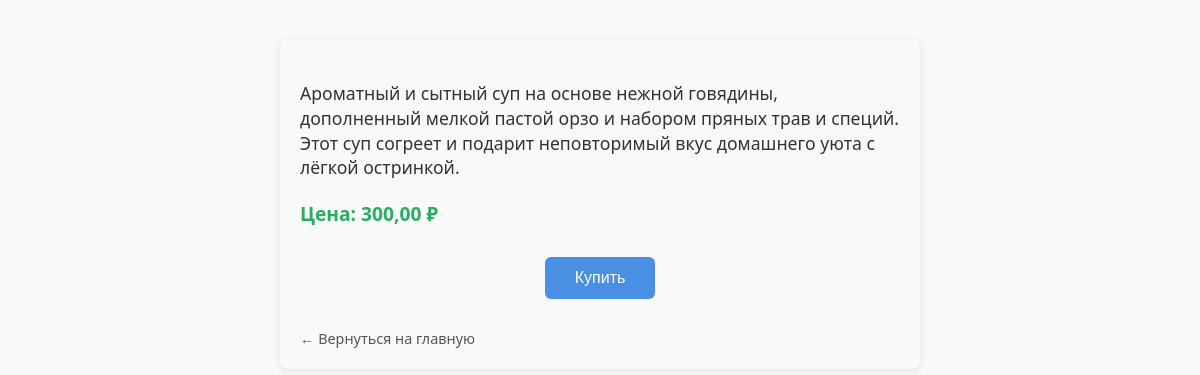
Page /dishes/3/ (signed in) on the committed database.
### dishes/models.py (models this page shows, shortened)
class Dish(models.Model):
    title = models.CharField(max_length=100)
    category = models.ForeignKey(Category, on_delete=models.CASCADE, related_name='dishes')
    image = models.ImageField(upload_to='dishes_image/', null=True, blank=True)
    description = models.TextField()
    price = models.DecimalField(max_digits=8, decimal_places=2)
    is_available = models.BooleanField(default=True)

### dishes/views.py (the view)
@login_required
def dishes_detail(request, pk):
    dish = get_object_or_404(Dish, pk=pk)
    return render(request, 'dishes/detail.html', {
        'dish': dish,
    })

### dishes/templates/dishes/detail.html (shortened to what this page needs)
<!DOCTYPE html>
<html lang="ru">
<head>
</head>
<body>
  <p class="description">{{ dish.description }}</p>
  <p class="price">Цена: {{ dish.price }} ₽</p>
  <form action="{% url 'dishes_buy' dish.pk %}" method="get">
    <button type="submit">Купить</button>
  </form>
  <a href="{% url 'index' %}" class="back-link">← Вернуться на главную</a>
</body>
</html>

### dishes/templates/dishes/detail.html (style rules this page uses)
body { font-family: 'Segoe UI', Tahoma, Geneva, Verdana, sans-serif; max-width: 600px; margin: 40px auto; padding: 20px; background: #f9f9f9; color: #333; border-radius: 8px; box-shadow: 0 2px 8px rgba(0,0,0,0.1); }
p.description { font-size: 1.1em; line-height: 1.4; margin-bottom: 20px; }
p.price { font-weight: bold; font-size: 1.2em; margin-bottom: 30px; color: #27ae60; }
form { text-align: center; }
button { background-color: #4a90e2; border: none; color: white; padding: 12px 30px; font-size: 1em; border-radius: 6px; cursor: pointer; transition: background-color 0.3s ease; }
a.back-link { display: inline-block; margin-top: 30px; color: #555; text-decoration: none; font-size: 0.9em; }

### rows in the picture
Dish: description "Ароматный и сытный суп на основе нежной говядины, дополненный мелкой пастой орзо и набором пряных трав и специй. Этот суп согреет и подарит неповторимый вкус домашнего уюта с лёгкой остринкой.", price "300,00"
